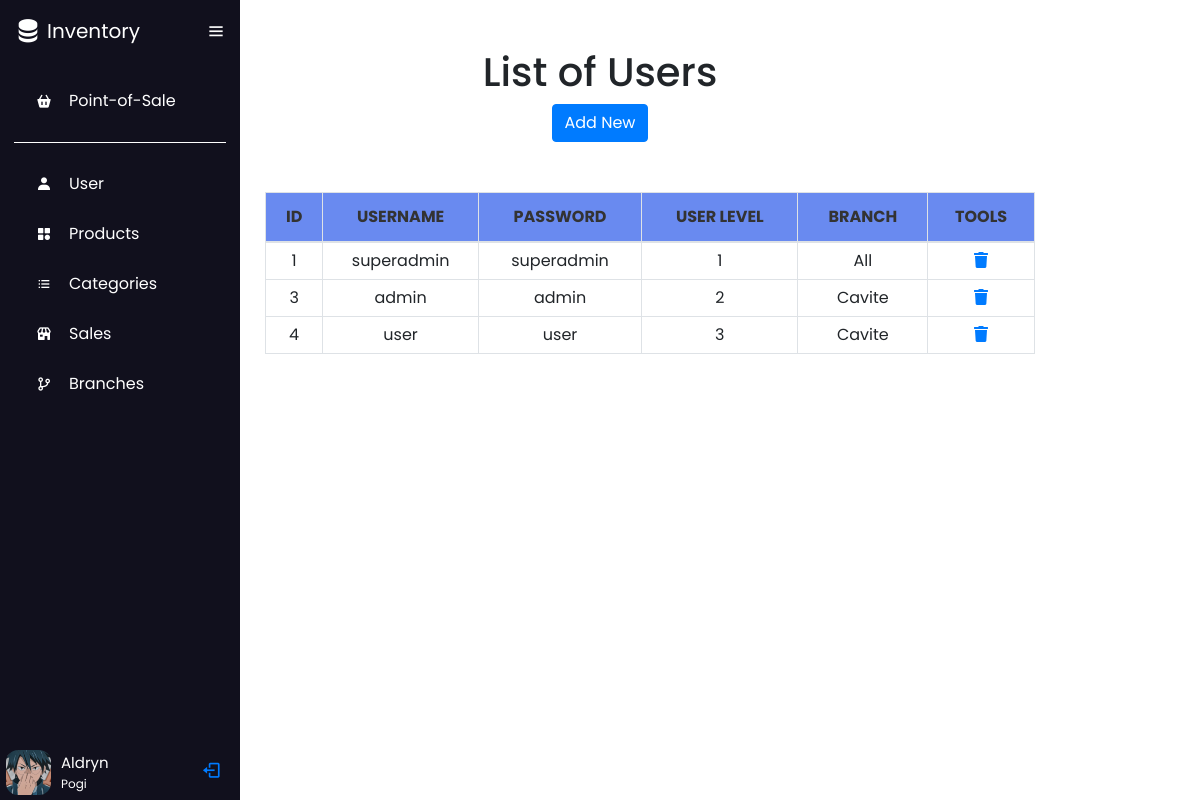
/users.php (signed in), run on the app's committed database.
### tables this page shows
CREATE TABLE `users` (
  `ID` int(11) NOT NULL,
  `username` varchar(115) NOT NULL,
  `password` varchar(115) NOT NULL,
  `level` int(11) NOT NULL,
  `branch_id` int(11) NOT NULL
);

CREATE TABLE `branches` (
  `id` int(11) NOT NULL,
  `name` varchar(255) NOT NULL
);

### users.php (the view, shortened to what this page needs)
<?php include 'menubar.php'; ?>
<?php include 'conn.php'; ?>
<link rel="stylesheet" href="layouts/styles.css">
<!DOCTYPE html>
<html>
<head>
  <link rel="stylesheet" href="https://maxcdn.bootstrapcdn.com/bootstrap/4.3.1/css/bootstrap.min.css">
</head>
<body>
  <div class="container mt-5 text-center ">
    <h1 style="text-align: center">List of Users</h1>
    <a href="add_user.php" class=" btn btn-primary">Add New</a>
    <table class="table table-bordered">
      <thead class="thead">
        <tr>
          <th>ID</th>
          <th>Username</th>
          <th>Password</th>
          <th>User Level</th>
          <th>Branch</th>
          <th>Tools</th>
        </tr>
      </thead>
      <tbody>
        <?php
        $sql = "SELECT users.*, branches.name as branch_name FROM users INNER JOIN branches ON users.branch_id = branches.id";
        $result = mysqli_query($conn, $sql);
        if (mysqli_num_rows($result) > 0) {
          while ($row = mysqli_fetch_assoc($result)) {
            echo "<tr>";
            echo "<td>" . $row['ID'] . "</td>";
            echo "<td>" . $row['username'] . "</td>";
            echo "<td>" . $row['password'] . "</td>";
            echo "<td>" . $row['level'] . "</td>";
            echo "<td>" . $row['branch_name'] . "</td>";
            echo "<td><a href='delete_users.php?id=" . $row['ID'] . "' onclick='return confirm(\"Are you sure you want to delete this User?\");'><i class='fa fa-trash'></i></a></td>";
            echo "</tr>";
          }
        } else {
          echo "0 results";
        }
        ?>
      </tbody>
    </table>
  </div>
</body>
</html>

### styles.css (style rules this page uses)
* { margin: 0; padding: 0; box-sizing: border-box; font-family: 'Poppins', sans-serif; }
body { position: relative; width: 100%; }
table { width: 60%; margin: 20px auto; border-collapse: collapse; position: relative; left: 50px; top: 50px; }
th, td { padding: 8px; text-align: left; border-bottom: 1px solid rgb(0, 0, 0); }
th { background-color: #698af0; }
.btn-primary { background-color: #007bff; color: white; border-color: #007bff; padding: 0.375rem 0.75rem; font-size: 1rem; line-height: 1.5; border-radius: 0.25rem; }
.table { width: 60%; margin-bottom: 1rem; color: #212529; }
.table thead th { vertical-align: bottom; border-bottom: 2px solid #dee2e6; }
.table tbody td { padding: 0.375rem; vertical-align: top; border-top: 1px solid #dee2e6; }
.table-bordered { border: 1px solid #dee2e6; }

### users.php (style rules this page uses)
.container { max-width: 800px; margin: 0 auto; }
table { width: 100%; border-collapse: collapse; margin: 0 auto; }
th, td { padding: 10px; text-align: center; border: 1px solid #ffff; }
th { background-color: #698af0; color: #333; font-weight: bold; text-transform: uppercase; }

### data on the page
users: ID "1", username "superadmin", password "superadmin", level "1", branch.name "All"
users: ID "3", username "admin", password "admin", level "2", branch.name "Cavite"
users: ID "4", username "user", password "user", level "3", branch.name "Cavite"
